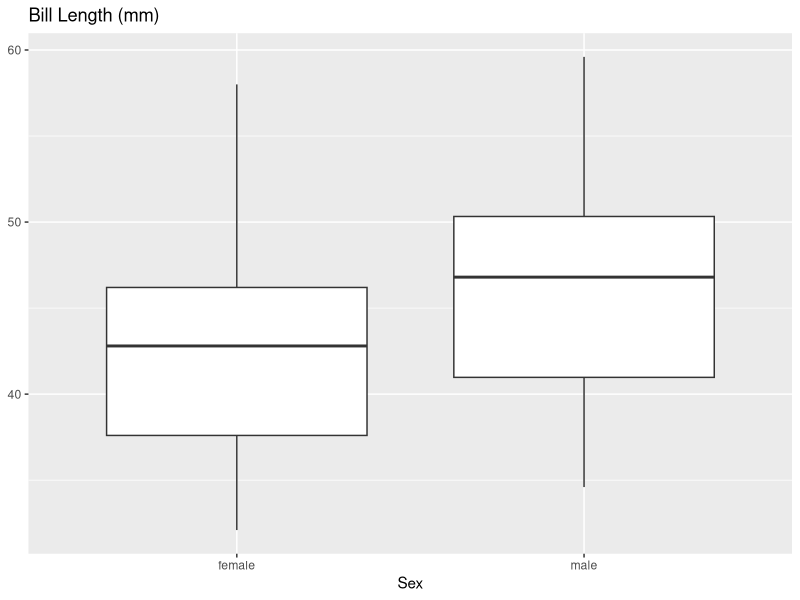
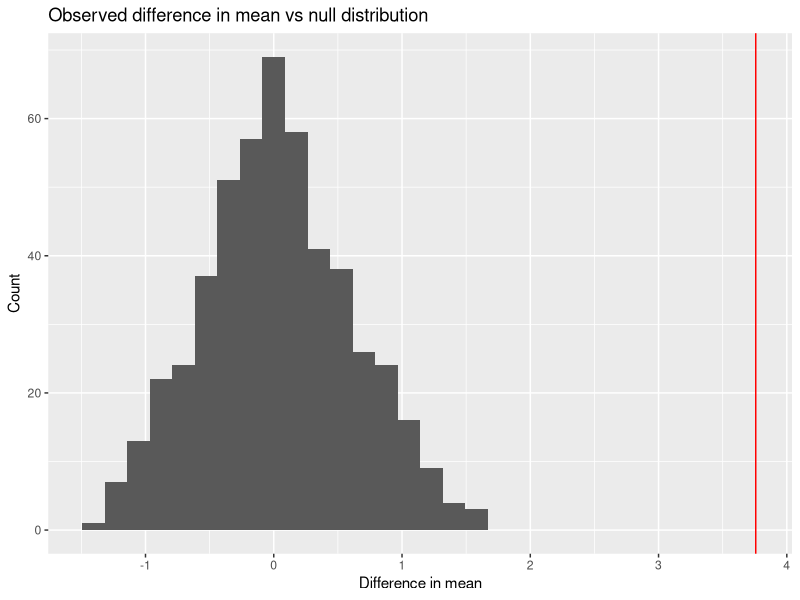
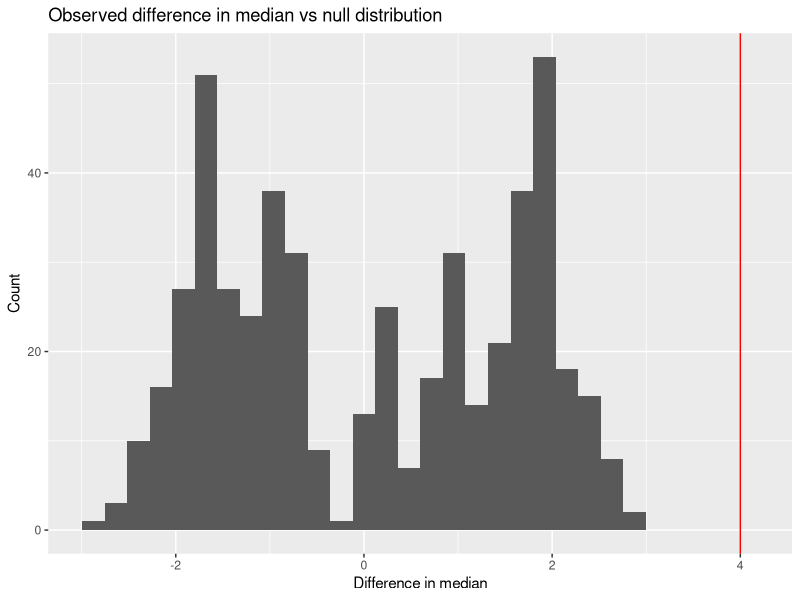

The R source for these figures, in order:
## ---- chunk 1
library(tidyverse)
library(dplyr)
library(palmerpenguins)
## ---- chunk 2
view(penguins)
## ---- chunk 3
#| fig-alt: "A box plot showing the bill length of female vs male pengiuns from the Palmer Penguins data set." 
penguin_data <- penguins %>% 
  filter(!is.na(sex))
penguin_data %>% 
  ggplot(aes(
    x = sex, 
    y = bill_length_mm
  )) +
  geom_boxplot() +
  labs(x = "Sex", 
       y = NULL, 
       title = "Bill Length (mm)")
## ---- chunk 4
penguin_data %>% 
  group_by(sex) %>% 
  summarize(avg_bill = mean(bill_length_mm, na.rm = TRUE), 
            med_bill = median(bill_length_mm, na.rm = TRUE)) %>% 
   summarize(avg_diff = diff(avg_bill), 
            med_diff = diff(med_bill))
## ---- chunk 5
permutation <- function(n, data){
  data %>% 
    select(sex, bill_length_mm) %>%
    filter(!is.na(bill_length_mm)) %>% 
    mutate(bill_perm = sample(bill_length_mm, replace = FALSE)) %>% 
    group_by(sex) %>% 
    summarize(obs_avg = mean(bill_length_mm), 
              obs_med = median(bill_length_mm), 
              perm_avg = mean(bill_perm), 
              perm_med = median(bill_perm)) %>%
    summarize(obs_avg_diff = diff(obs_avg), 
              obs_med_diff = diff(obs_med), 
              perm_avg_diff = diff(perm_avg), 
              perm_med_diff = diff(perm_med), 
              rep = n)
}

map(c(1:5), permutation, data = penguin_data) %>% 
  list_rbind()
## ---- chunk 6
set.seed(131)
perm_data <- 
  map(c(1:500), permutation, data = penguin_data) %>% 
  list_rbind()
## ---- chunk 7
#| fig-alt: "A histogram showing the distribution of mean differences under the null using the permutation function, with the observed difference shown in red." 
perm_data %>% 
  ggplot(aes(
    x = perm_avg_diff)) +
  geom_histogram() + 
  geom_vline(aes(xintercept = obs_avg_diff), color = "red") +
  labs(x = "Difference in mean", 
       y = "Count", 
       title = "Observed difference in mean vs null distribution")
## ---- chunk 8
"A histogram showing the distribution of median differences under the null using the permutation function, with the observed difference shown in red." 
perm_data %>% 
  ggplot(aes(
    x = perm_med_diff)) +
  geom_histogram() + 
  geom_vline(aes(xintercept = obs_med_diff), color = "red") +
  labs(
    x = "Difference in median", 
    y = "Count", 
    title = "Observed difference in median vs null distribution"
  )
## ---- chunk 9
perm_data %>%  
  summarize(pvalue_avg = mean(perm_avg_diff > obs_avg_diff),
            pvalue_med = mean(perm_med_diff > obs_med_diff))
